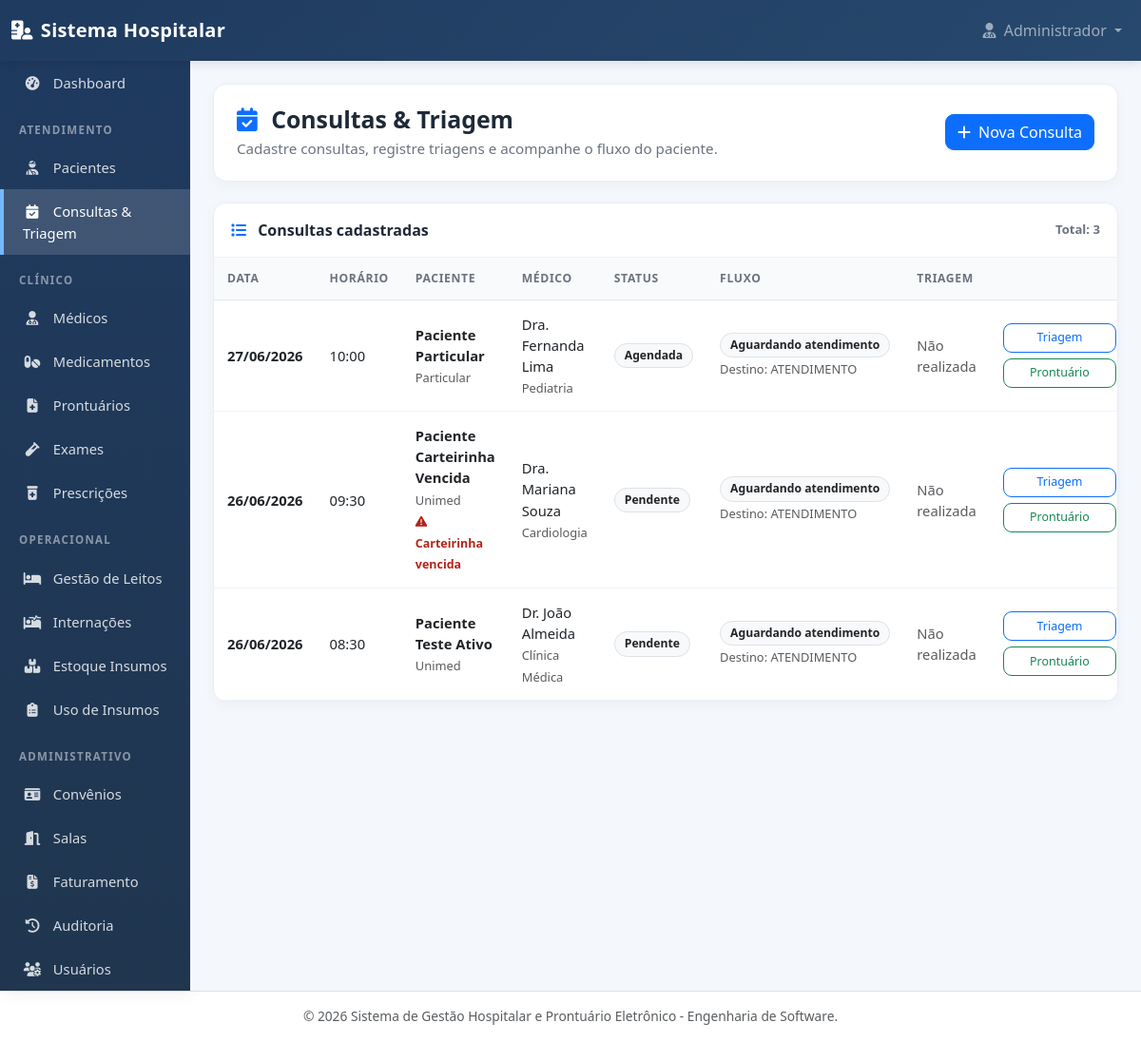
Screenshot of /consultas.php (signed in) with the database file from the repository.
### tables this page shows
CREATE TABLE consultas (
    id_consulta INT AUTO_INCREMENT PRIMARY KEY,
    data_consulta DATE NOT NULL,
    horario TIME NOT NULL,
    status_consulta VARCHAR(50) NOT NULL DEFAULT 'Agendada',
    destino_paciente VARCHAR(50) NOT NULL DEFAULT 'ATENDIMENTO',
    status_fluxo VARCHAR(80) NOT NULL DEFAULT 'Aguardando atendimento',
    id_paciente INT NOT NULL,
    id_medico INT NOT NULL,
    id_sala INT NULL,
    id_convenio INT NULL,

    INDEX idx_consultas_paciente (id_paciente),
    INDEX idx_consultas_medico (id_medico),
    INDEX idx_consultas_sala (id_sala),
    INDEX idx_consultas_convenio (id_convenio),
    INDEX idx_consultas_data (data_consulta),
    INDEX idx_consultas_destino (destino_paciente),
    INDEX idx_consultas_fluxo (status_fluxo),

    CONSTRAINT fk_consultas_pacientes
        FOREIGN KEY (id_paciente)
        REFERENCES pacientes(id_paciente)
        ON DELETE CASCADE
        ON UPDATE CASCADE,

    CONSTRAINT fk_consultas_medicos
        FOREIGN KEY (id_medico)
        REFERENCES medicos(id_medico)
        ON DELETE RESTRICT
        ON UPDATE CASCADE,

    CONSTRAINT fk_consultas_salas
        FOREIGN KEY (id_sala)
        REFERENCES salas(id_sala)
        ON DELETE SET NULL
        ON UPDATE CASCADE,

    CONSTRAINT fk_consultas_convenios
        FOREIGN KEY (id_convenio)
        REFERENCES convenios(id_convenio)
        ON DELETE SET NULL
        ON UPDATE CASCADE
);

CREATE TABLE pacientes (
    id_paciente INT AUTO_INCREMENT PRIMARY KEY,
    nome VARCHAR(100) NOT NULL,
    cpf VARCHAR(14) NOT NULL UNIQUE,
    data_nascimento DATE NULL,
    telefone VARCHAR(20) NULL,
    endereco VARCHAR(150) NULL,
    alergias TEXT NULL,
    historico_clinico TEXT NULL,
    tipo_sanguineo VARCHAR(5) NULL,
    id_convenio INT NULL,
    numero_carteirinha VARCHAR(50) NULL,
    validade_carteirinha DATE NULL,
    status_paciente VARCHAR(20) NOT NULL DEFAULT 'Ativo',

    INDEX idx_pacientes_convenio (id_convenio),

    CONSTRAINT fk_pacientes_convenios
        FOREIGN KEY (id_convenio)
        REFERENCES convenios(id_convenio)
        ON DELETE SET NULL
        ON UPDATE CASCADE
);

CREATE TABLE medicos (
    id_medico INT AUTO_INCREMENT PRIMARY KEY,
    nome VARCHAR(100) NOT NULL,
    crm VARCHAR(30) NOT NULL UNIQUE,
    especialidade VARCHAR(80) NULL,
    telefone VARCHAR(20) NULL,
    email VARCHAR(100) NULL,
    status_medico VARCHAR(20) NOT NULL DEFAULT 'Ativo'
);

CREATE TABLE convenios (
    id_convenio INT AUTO_INCREMENT PRIMARY KEY,
    nome_convenio VARCHAR(100) NOT NULL,
    telefone VARCHAR(20) NULL,
    procedimentos_autorizados TEXT NULL,
    status_convenio VARCHAR(20) NOT NULL DEFAULT 'Ativo'
);

### consultas.php (the view, shortened to what this page needs)
<?php
function tabelaExiste($db, $tabela) {
    try {
        $stmt = $db->prepare("SHOW TABLES LIKE ?");
        $stmt->execute([$tabela]);
        return $stmt->rowCount() > 0;
    } catch (Throwable $e) {
        return false;
    }
}
function colunaExiste($db, $tabela, $coluna) {
    try {
        $stmt = $db->prepare("SHOW COLUMNS FROM {$tabela} LIKE ?");
        $stmt->execute([$coluna]);
        return $stmt->rowCount() > 0;
    } catch (Throwable $e) {
        return false;
    }
}
function classeFluxo($statusFluxo) {
    switch ($statusFluxo) {
        case 'Aguardando atendimento':
            return 'bg-light text-dark border';
    }
}
try {
    if (method_exists('Database', 'getInstance')) {
        $database = Database::getInstance();
    } else {
        $database = new Database();
    }
    $db = $database->getConnection();
    $temDestinoPaciente = colunaExiste($db, 'consultas', 'destino_paciente');
    $temStatusFluxo = colunaExiste($db, 'consultas', 'status_fluxo');
    $consultas = [];
    $joinSala = colunaExiste($db, 'consultas', 'id_sala') && tabelaExiste($db, 'salas');
    $sqlConsultas = "
        SELECT
            c.id_consulta,
            c.data_consulta,
            c.horario,
            c.status_consulta,
            c.id_paciente,
            c.id_medico
    ";
    if ($temDestinoPaciente) {
        $sqlConsultas .= ",
            c.destino_paciente
        ";
    }
    if ($temStatusFluxo) {
        $sqlConsultas .= ",
            c.status_fluxo
        ";
    }
    $sqlConsultas .= ",
            p.nome AS paciente_nome,
            p.cpf,
            p.numero_carteirinha,
            p.validade_carteirinha,
            conv.nome_convenio,
            m.nome AS medico_nome,
            m.crm,
            m.especialidade
    ";
    if ($joinSala) {
        $sqlConsultas .= ",
            s.numero_sala,
            s.tipo_sala
        ";
    }
    $sqlConsultas .= "
        FROM consultas c
        LEFT JOIN pacientes p ON c.id_paciente = p.id_paciente
        LEFT JOIN convenios conv ON p.id_convenio = conv.id_convenio
        LEFT JOIN medicos m ON c.id_medico = m.id_medico
    ";
    if ($joinSala) {
        $sqlConsultas .= " LEFT JOIN salas s ON c.id_sala = s.id_sala ";
    }
    $sqlConsultas .= "
        ORDER BY c.data_consulta DESC, c.horario DESC
    ";
    $stmtConsultas = $db->prepare($sqlConsultas);
    $stmtConsultas->execute();
    $consultas = $stmtConsultas->fetchAll(PDO::FETCH_ASSOC);
    $triagensPorConsulta = [];
} catch (Throwable $e) {
    $mensagem = $e->getMessage();
    $tipoMensagem = 'danger';
    $pacientes = [];
    $medicos = [];
    $salas = [];
    $consultas = [];
    $triagensPorConsulta = [];
}
require_once __DIR__ . '/views/header.php';
?>
<div class="page-header-clean">
    <div class="d-flex justify-content-between flex-wrap align-items-center gap-3">
        <div>
            <h1>
                <i class="fas fa-calendar-check me-2 text-primary"></i>
                Consultas & Triagem
            </h1>
            <p>
                Cadastre consultas, registre triagens e acompanhe o fluxo do paciente.
            </p>
        </div>
        <div>
            <button class="btn btn-primary" data-bs-toggle="modal" data-bs-target="#modalNovaConsulta">
                <i class="fas fa-plus me-1"></i> Nova Consulta
            </button>
        </div>
    </div>
</div>
<div class="card card-clean">
    <div class="card-header d-flex justify-content-between align-items-center">
        <span>
            <i class="fas fa-list me-2 text-primary"></i>
            Consultas cadastradas
        </span>
        <span class="text-small-muted">
            Total: <?php echo count($consultas); ?>
        </span>
    </div>
    <div class="card-body p-0">
        <div class="table-responsive">
            <table class="table table-hover align-middle mb-0 table-clean">
                <thead>
                    <tr>
                        <th>Data</th>
                        <th>Horário</th>
                        <th>Paciente</th>
                        <th>Médico</th>
                        <th>Status</th>
                        <th>Fluxo</th>
                        <th>Triagem</th>
                        <th class="text-end coluna-acoes">Ações</th>
                    </tr>
                </thead>
                <tbody>
                    <?php if (!empty($consultas)): ?>
                        <?php foreach ($consultas as $consulta): ?>
                            <?php
                                $idConsulta = $consulta['id_consulta'] ?? '';
                                $idPaciente = $consulta['id_paciente'] ?? '';
                                $statusConsulta = $consulta['status_consulta'] ?? 'Pendente';
                                $statusFluxo = $consulta['status_fluxo'] ?? 'Aguardando atendimento';
                                $destinoPaciente = $consulta['destino_paciente'] ?? 'ATENDIMENTO';
                                $validade = $consulta['validade_carteirinha'] ?? null;
                                $carteiraVencida = false;
                                if (!empty($validade) && strtotime($validade) < strtotime(date('Y-m-d'))) {
                                    $carteiraVencida = true;
                                }
                                $triagem = $triagensPorConsulta[$idConsulta] ?? null;
                                $classificacao = $triagem['classificacao_risco'] ?? '';
                            ?>
                            <tr>
                                <td>
                                    <?php if (!empty($consulta['data_consulta'])): ?>
                                        <strong><?php echo date('d/m/Y', strtotime($consulta['data_consulta'])); ?></strong>
                                    <?php else: ?>
                                        <span class="text-muted">--/--/----</span>
                                    <?php endif; ?>
                                </td>
                                <td>
                                    <?php if (!empty($consulta['horario'])): ?>
                                        <?php echo htmlspecialchars(substr($consulta['horario'], 0, 5)); ?>
                                    <?php else: ?>
                                        <span class="text-muted">--:--</span>
                                    <?php endif; ?>
                                </td>
                                <td>
                                    <strong><?php echo htmlspecialchars($consulta['paciente_nome'] ?? 'Paciente não informado'); ?></strong>
                                    <?php if (!empty($consulta['nome_convenio'])): ?>
                                        <br>
                                        <small class="text-muted">
                                            <?php echo htmlspecialchars($consulta['nome_convenio']); ?>
                                        </small>
                                    <?php else: ?>
                                        <br>
                                        <small class="text-muted">Particular</small>
                                    <?php endif; ?>
                                    <?php if ($carteiraVencida): ?>
                                        <br>
                                        <span class="aviso-convenio">
                                            <i class="fas fa-triangle-exclamation me-1"></i>
                                            Carteirinha vencida
                                        </span>
                                    <?php endif; ?>
                                </td>
                                <td>
                                    <?php echo htmlspecialchars($consulta['medico_nome'] ?? 'Médico não informado'); ?>
                                    <?php if (!empty($consulta['especialidade'])): ?>
                                        <br>
                                        <small class="text-muted">
                                            <?php echo htmlspecialchars($consulta['especialidade']); ?>
                                        </small>
                                    <?php endif; ?>
                                </td>
                                <td>
                                    <span class="badge badge-soft bg-light text-dark border">
                                        <?php echo htmlspecialchars($statusConsulta); ?>
                                    </span>
                                </td>
                                <td>
                                    <span class="badge badge-soft <?php echo classeFluxo($statusFluxo); ?>">
                                        <?php echo htmlspecialchars($statusFluxo); ?>
                                    </span>
                                    <?php if (!empty($destinoPaciente)): ?>
                                        <br>
                                        <small class="text-muted">
                                            Destino: <?php echo htmlspecialchars($destinoPaciente); ?>
                                        </small>
                                    <?php endif; ?>
                                </td>
                                <td>
                                    <?php if (!empty($classificacao)): ?>
                                        <span class="badge badge-soft <?php echo classeRisco($classificacao); ?>">
                                            <?php echo htmlspecialchars($classificacao); ?>
                                        </span>
                                    <?php else: ?>
                                        <span class="text-muted">Não realizada</span>
                                    <?php endif; ?>
                                </td>
                                <td class="text-end coluna-acoes">
                                    <div class="acoes-consulta">
                                        <button
                                            type="button"
                                            class="btn btn-sm btn-outline-primary"
                                            data-bs-toggle="modal"
                                            data-bs-target="#modalTriagem<?php echo htmlspecialchars($idConsulta); ?>"
                                            <?php if ($carteiraVencida): ?>
                                                onclick="return confirm('Atenção: este paciente está com a carteirinha vencida. Deseja continuar mesmo assim?');"
                                            <?php endif; ?>
                                        >
                                            Triagem
                                        </button>
                                        <a
                                            href="prontuario.php?id=<?php echo urlencode($idPaciente); ?>&id_consulta=<?php echo urlencode($idConsulta); ?>"
                                            class="btn btn-sm btn-outline-success"
                                            <?php if ($carteiraVencida): ?>
                                                onclick="return confirm('Atenção: este paciente está com a carteirinha vencida. Deseja abrir o prontuário mesmo assim?');"
                                            <?php endif; ?>
                                        >
                                            Prontuário
                                        </a>
                                    </div>
                                </td>
                            </tr>
                        <?php endforeach; ?>
                    <?php endif; ?>
                </tbody>
            </table>
        </div>
    </div>
</div>
<?php require_once __DIR__ . '/views/footer.php'; ?>

### rows the page displays
consultas: data_consulta "27/06/2026", horario "10:00", id_paciente.nome "Paciente Particular", id_medico.nome "Dra. Fernanda Lima", id_medico.especialidade "Pediatria", status_consulta "Agendada", status_fluxo "Aguardando atendimento", destino_paciente "ATENDIMENTO"
consultas: data_consulta "26/06/2026", horario "09:30", id_paciente.nome "Paciente Carteirinha Vencida", id_convenio.nome_convenio "Unimed", shows "Carteirinha vencida", id_medico.nome "Dra. Mariana Souza", id_medico.especialidade "Cardiologia", status_consulta "Pendente", status_fluxo "Aguardando atendimento", destino_paciente "ATENDIMENTO"
consultas: data_consulta "26/06/2026", horario "08:30", id_paciente.nome "Paciente Teste Ativo", id_convenio.nome_convenio "Unimed", id_medico.nome "Dr. João Almeida", id_medico.especialidade "Clínica Médica", status_consulta "Pendente", status_fluxo "Aguardando atendimento", destino_paciente "ATENDIMENTO"

### other values shown
$_SESSION['nome_usuario'] "Administrador"
count($consultas) "3"
